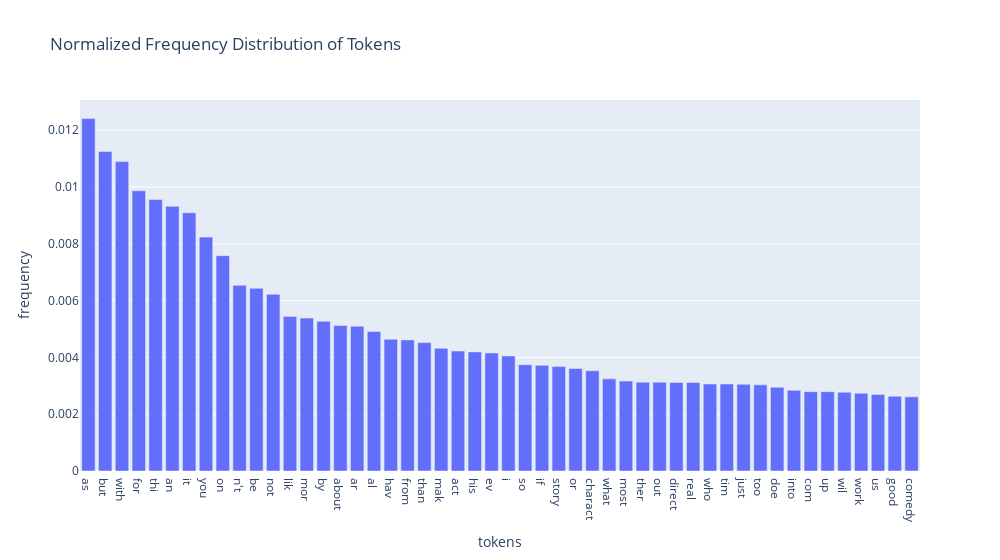

Write notebook code for a chart like this one.
### Code cell
all_words_list = [word for text in word_tokens for word in text]
all_words = nltk.FreqDist(all_words_list)
# get the 2000 most frequently appearing keywords in the corpus
# word_items_all = all_words.most_common(16000)
# word_features_all = [word for (word,count) in word_items_all]
# print(word_features_all[:50])
#
# def unigram_features(document, word_features):
#     document_words = set(document)
#     features = {}
#     for word in word_features:
#         features['F_{}'.format(word)] = (word in document_words)
#     return features
#
# # get features sets for a document, including keyword features and category feature
# featuresets_uni2 = [(unigram_features(text, word_features_all), label) for text, label in zip(word_tokens, labels)]
#
#nb_uni2=run_nb(featuresets_uni2,test_train)
#explain_model(nb_uni)
total = all_words.N()
for word in all_words:
    all_words[word] /= float(total)

import plotly.express as px
moby_df_norm=pd.DataFrame(all_words.items(), columns=['tokens', 'frequency'])
fig=px.bar(moby_df_norm.nlargest(50,'frequency'),x='tokens',y='frequency', width=1000,
           title="Normalized Frequency Distribution of Tokens")
fig.show()
# perform the cross-validation on the featuresets with word features and generate accuracy
num_folds = 5

#run_cross_validation_nb(num_folds, featuresets_uni1)

### Figure 1 — Plotly figure (JSON) as saved in the notebook; plotly's stock layout.template omitted (floating-point values rounded to 4 significant figures)
{"data": [{"alignmentgroup": "True", "hovertemplate": "tokens=%{x}<br>frequency=%{y}<extra></extra>", "legendgroup": "", "marker": {"color": "#636efa"}, "name": "", "offsetgroup": "", "orientation": "v", "showlegend": false, "textposition": "auto", "type": "bar", "x": ["as", "but", "with", "for", "thi", "an", "it", "you", "on", "n't", "be", "not", "lik", "mor", "by", "about", "ar", "al", "hav", "from", "than", "mak", "act", "his", "ev", "i", "so", "if", "story", "or", "charact", "what", "most", "ther", "out", "direct", "real", "who", "tim", "just", "too", "doe", "into", "com", "up", "wil", "work", "us", "good", "comedy"], "xaxis": "x", "y": [0.01241, 0.01125, 0.0109, 0.009869, 0.009562, 0.009322, 0.009092, 0.008237, 0.007584, 0.006538, 0.006432, 0.006221, 0.005443, 0.005386, 0.005271, 0.005127, 0.005098, 0.004915, 0.004637, 0.004618, 0.004522, 0.00432, 0.004224, 0.004195, 0.004157, 0.004051, 0.003744, 0.003725, 0.003677, 0.00361, 0.003533, 0.003245, 0.003168, 0.00313, 0.00313, 0.00312, 0.00312, 0.003063, 0.003063, 0.003053, 0.003034, 0.002947, 0.002842, 0.002794, 0.002794, 0.002774, 0.002736, 0.002698, 0.00263, 0.002611], "yaxis": "y"}], "layout": {"barmode": "relative", "legend": {"tracegroupgap": 0}, "title": {"text": "Normalized Frequency Distribution of Tokens"}, "width": 1000, "xaxis": {"anchor": "y", "domain": [0.0, 1.0], "title": {"text": "tokens"}}, "yaxis": {"anchor": "x", "domain": [0.0, 1.0], "title": {"text": "frequency"}}}}
